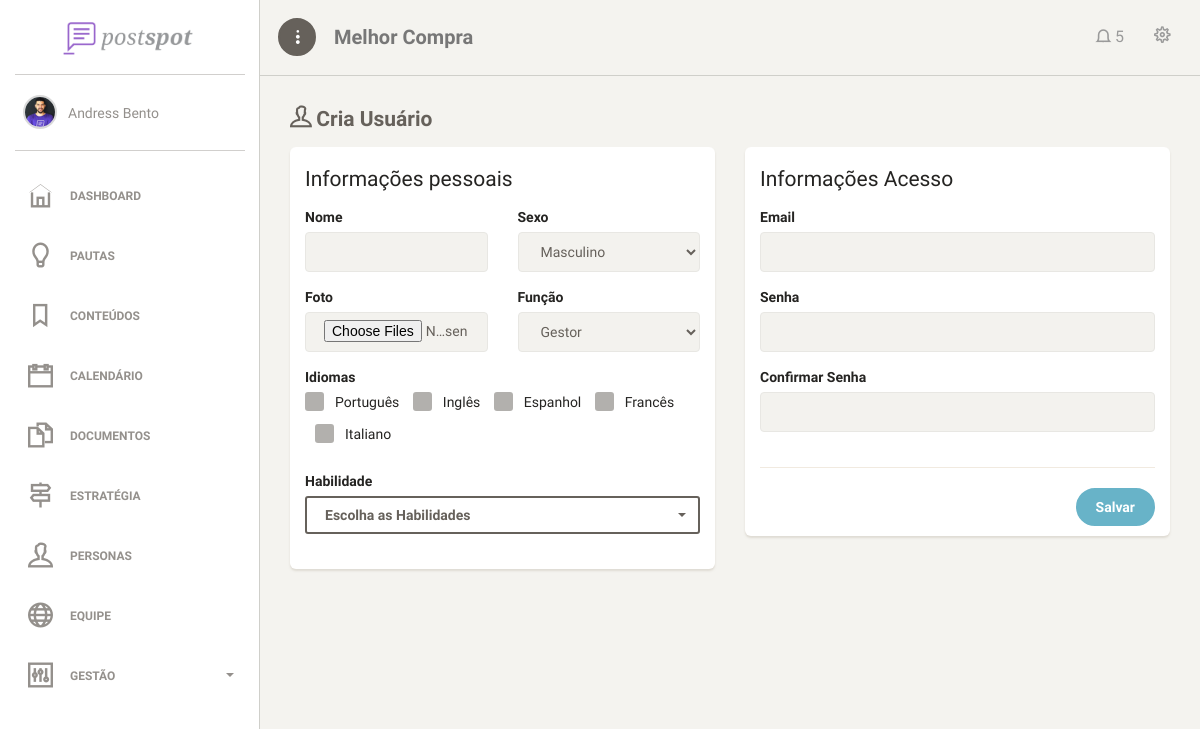
The app's page /view/adm/cria_usuario.php (signed in) with its own data.
### tables this page shows
CREATE TABLE `idiomas` (
  `id_idioma` int(11) NOT NULL,
  `nome_idioma` varchar(45) DEFAULT NULL
);

### model/stConexao.php (called while the page is built, shortened)
<?php
class Conexao {
    public static $instance;
    private static $user = USER;
    private static $pass = PASS;
    public static function getInstance() {
        try {
            if (!isset(self::$instance)) {
                self::$instance = new PDO('mysql:host=' . HOST . ';dbname=' . BANCO, self::$user, self::$pass, array(PDO::MYSQL_ATTR_INIT_COMMAND => "SET NAMES utf8"));
                self::$instance->setAttribute(PDO::ATTR_ERRMODE, PDO::ERRMODE_EXCEPTION);
                self::$instance->setAttribute(PDO::ATTR_ORACLE_NULLS, PDO::NULL_EMPTY_STRING);
            }
            return self::$instance;
        } catch (PDOException $ex) {
            echo '<h1>Erro interno de servidor. Por favor, entre em contato com um de nossos desenvolvedores.</h1>';
            echo '<br>email: contato@melhorcomprapocos.com.br';
            echo '<br>Erro'. $ex->getMessage();
            echo '<br>mysql:host=' . HOST . ';dbname=' . BANCO, self::$user, self::$pass, array(PDO::MYSQL_ATTR_INIT_COMMAND => "SET NAMES utf8");
            die();
        }
    }
}

### model/idiomas.php (called while the page is built, shortened)
<?php
require_once 'stConexao.php';
class idiomas {
	public static function getAllIdiomas() {
	 try {
		$stmt = Conexao::getInstance()->prepare("SELECT * FROM idiomas");
		$stmt->execute();
		$colunas = array();
		while ($row = $stmt->fetch(PDO::FETCH_OBJ)) {
			array_push($colunas, $row);
		}
		return $colunas;
		} catch(PDOException $ex) {
			return false;
		}
	}
}

### view/adm/cria_usuario.php (the view, shortened to what this page needs)
<?php
require_once '../../model/idiomas.php';
$idiomas = idiomas::getAllIdiomas();
?>
<html lang="pt-br">
    <head>
        <?php require_once './includes/header_imports.php'; ?>
    </head>
    <body>
        <div class="wrapper">
            <?php require_once './includes/side_bar.php'; ?>
            <div class="main-panel">
                <?php require_once './includes/menu_topo.php'; ?>
                <div class="content">
                    <div class="container-fluid">
                        <form action="../../controller/usuario/criar_usuario.php" method="POST">
                        <h4 class="title"><i class="ti-user"></i> Cria Usuário</h4>
                        <div class="row">
                            <div class="col-md-6">
                                <div class="card">
                                    <div class="card-header">
                                        <h4 class="card-title">
                                            Informações pessoais
                                        </h4>
                                    </div>
                                    <div class="card-content">
                                        <div class="row">
                                            <div class="col-md-6">
                                                <div class="form-group">
                                                    <label>Nome</label>
                                                    <input type="text" class="form-control border-input" name="nome_usuario">
                                                </div>
                                            </div>
                                            <div class="col-md-6">
                                                <div class="form-group">
                                                    <label>Sexo</label>
                                                    <select class="form-control border-input" name="sexo_usuario">
                                                        <option value="m">Masculino</option>
                                                    </select>
                                                </div>
                                            </div>
                                            <div class="col-md-6">
                                                <div class="form-group">
                                                    <label>Foto</label>
                                                    <input type="file" class="form-control" name="foto_usuario[]" multiple>
                                                </div>
                                            </div>
                                            <div class="col-md-6">
                                                <div class="form-group">
                                                    <label>Função</label>
                                                    <select class="form-control border-input" name="funcao_usuario">
                                                        <option value="0">Gestor</option>
                                                    </select>
                                                </div>
                                            </div>
                                            <div class="col-md-12">
                                                <div class="form-group">
                                                    <label class="block">Idiomas</label>
                                                    <?php foreach ($idiomas as $idioma): ?>
                                                        <div class="checkbox checkbox-inline">
                                                            <label for="checkIdioma<?= $idioma->id_idioma ?>">
                                                                <?= $idioma->nome_idioma ?>
                                                            </label>
                                                        </div>
                                                    <?php endforeach;?>
	                                            </div>
                                            </div>
                                            <div class="col-md-12">
                                                <div class="form-group">
                                                    <label>Habilidade</label>
                                                </div>
                                            </div>
                                        </div>
                                    </div>
                                </div>
                            </div>
                            <div class="col-md-6">
                                <div class="card">
                                    <div class="card-header">
                                        <h4 class="card-title">
                                            Informações Acesso
                                        </h4>
                                    </div>
                                    <div class="card-content">
                                        <div class="row">
                                            <div class="col-md-12">
                                                <div class="form-group">
                                                    <label>Email</label>
                                                    <input type="email" class="form-control border-input" name="email_usuario">
                                                </div>
                                            </div>
                                            <div class="col-md-12">
                                                <div class="form-group">
                                                    <label>Senha</label>
                                                    <input type="text" class="form-control border-input" name="senha_usuario">
                                                </div>
                                            </div>
                                            <div class="col-md-12">
                                                <div class="form-group">
                                                    <label>Confirmar Senha</label>
                                                    <input type="text" class="form-control border-input" name="confirmacao">
                                                </div>
                                            </div>
                                        </div>
                                        <hr>
                                        <div class="row">
                                            <div class="col-md-12">
                                                <button type="submit" class="btn btn-fill btn-info pull-right">Salvar</button>
                                            </div>
                                        </div>
                                    </div>
                                </div>
                            </div>
                        </div>
                        </form>
                    </div>
                </div>
            </div>
        </div>
    </body>
</html>

### view/adm/assets/css/custom.css (style rules this page uses)
h4.title { margin-top: 0; }
.block { display: block !important; }

### records on screen
idiomas: nome_idioma "Português"
idiomas: nome_idioma "Inglês"
idiomas: nome_idioma "Espanhol"
idiomas: nome_idioma "Francês"
idiomas: nome_idioma "Italiano"
